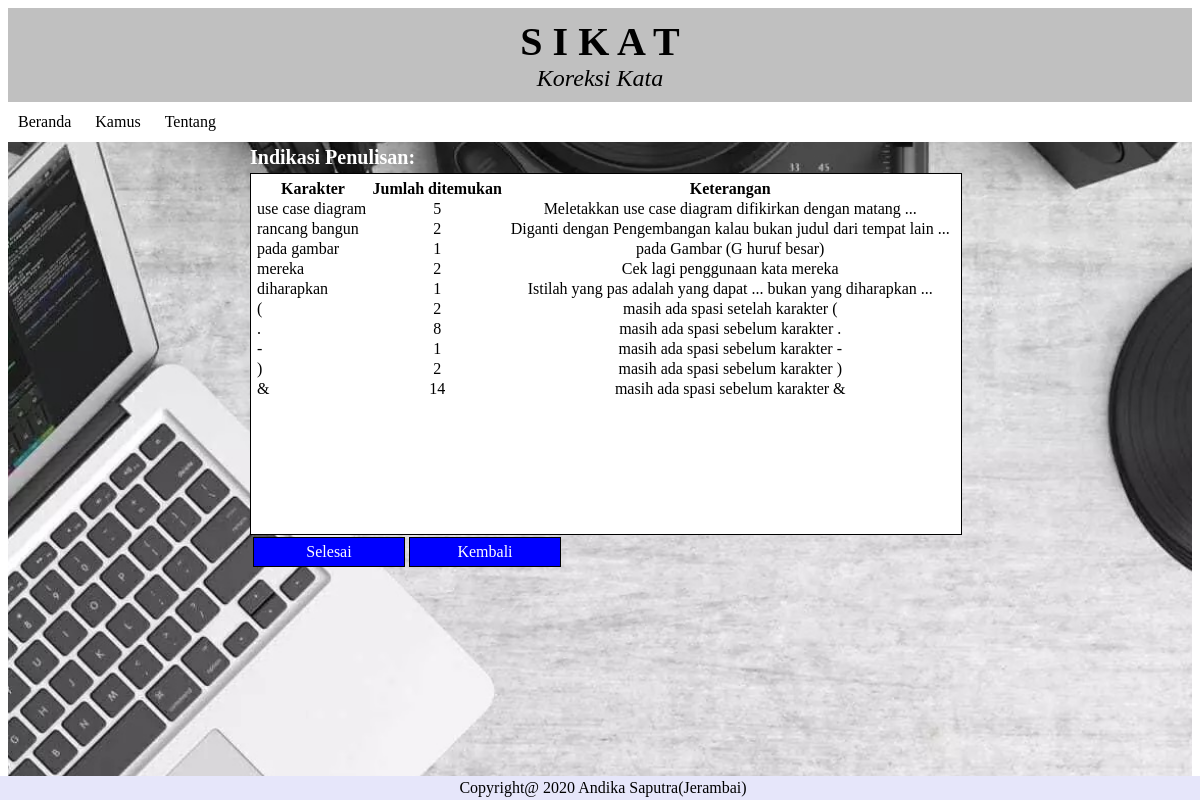
/cekat/file/karakter.php, run on an earlier commit of the app's database.
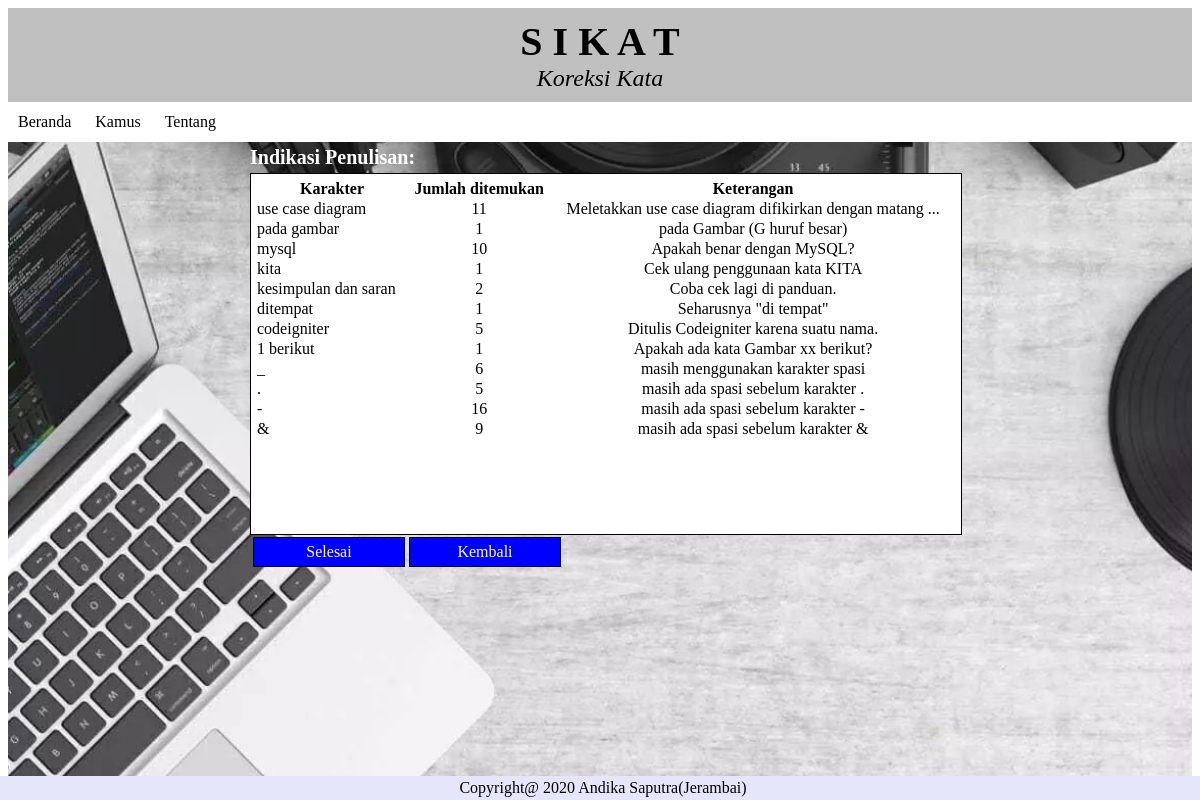
And on a later commit of the database.
### tables this page shows
CREATE TABLE `karakter` (
  `id` int(4) NOT NULL,
  `jumlah` int(10) NOT NULL DEFAULT '0',
  `karakter` char(46) DEFAULT NULL,
  `keterangan` char(68) DEFAULT NULL
);

### cekat/file/karakter.php (the view, shortened to what this page needs)
<html>
<head>
	<link rel="stylesheet" type="text/css" href="../style.css">
	<link rel="stylesheet" type="text/css" href="//cdn.datatables.net/1.10.19/css/jquery.dataTables.min.css">
  </head>
<body>
	<div class="latar">
	<div class="header">
	<header>
		<header class="judul"><b>S  I  K  A  T</b></header>
		<header class="deskripsi"><i>Koreksi Kata</i></header>
	</header>
	</div>
	<div id="menu">
	<?php include("../menubar.php"); ?>
	</div>
	<div class="tengah">
	<h2>Indikasi Penulisan:</h2>
	<div class = "auto">
	<table id="contact-detail" class="compact" cellspacing="0" width="100%">
<thead>
	<tr>
		<th>Karakter</th>
		<th>Jumlah ditemukan</th>
		<th>Keterangan</th>
	</tr>
</thead>
<tbody>
<?php
include "../koneksi.php";
$tampil=mysqli_query($conn,"SELECT karakter, jumlah, keterangan FROM karakter order by karakter desc");
	foreach($tampil as $kuy){
		if ($kuy['jumlah']==0) continue;
    echo "
		<tr>
		<td>".$kuy['karakter']."</td>
		<td align='center'>".$kuy['jumlah']."</td>
		<td align='center'>".$kuy['keterangan']."</td>
		</tr>
		";
    }
?>
</tbody>
</table>
</div>
<table>
<tr>
	<td align="center"><a href="baqo.php?data=upload" type="submit">Selesai</a></td>
  <td align="center"><a href="baqo.php?data=baca" type="submit">Kembali</a></td>
</tr>
</table>
</div>
<div id="footer">
Copyright@ 2020  Andika Saputra(Jerambai)
</div>
</div>
</body>
</html>

What changed in the data, as far as the page shows it:
no longer on this page (row edited): karakter: karakter "rancang bangun", jumlah "2", keterangan "Diganti dengan Pengembangan kalau bukan judul dari tempat lain ..."
no longer on this page (row edited): karakter: karakter "mereka", jumlah "2", keterangan "Cek lagi penggunaan kata mereka"
no longer on this page (row edited): karakter: karakter "diharapkan", jumlah "1", keterangan "Istilah yang pas adalah yang dapat ... bukan yang diharapkan ..."
no longer on this page (row edited): karakter: karakter "(", jumlah "2", keterangan "masih ada spasi setelah karakter ("
no longer on this page (row edited): karakter: karakter ")", jumlah "2", keterangan "masih ada spasi sebelum karakter )"
changed karakter "use case diagram": jumlah "5" → "11"
added karakter: karakter "mysql", jumlah "10", keterangan "Apakah benar dengan MySQL?"
now on this page (row edited): karakter: karakter "kita", jumlah "1", keterangan "Cek ulang penggunaan kata KITA"
now on this page (row edited): karakter: karakter "kesimpulan dan saran", jumlah "2", keterangan "Coba cek lagi di panduan."
added karakter: karakter "ditempat", jumlah "1", keterangan "Seharusnya \"di tempat\""
now on this page (row edited): karakter: karakter "codeigniter", jumlah "5", keterangan "Ditulis Codeigniter karena suatu nama."
now on this page (row edited): karakter: karakter "1 berikut", jumlah "1", keterangan "Apakah ada kata Gambar xx berikut?"
now on this page (row edited): karakter: karakter "_", jumlah "6", keterangan "masih menggunakan karakter spasi"
changed karakter "masih ada spasi sebelum karakter .": jumlah "8" → "5"
changed karakter "masih ada spasi sebelum karakter -": jumlah "1" → "16"
changed karakter "masih ada spasi sebelum karakter &": jumlah "14" → "9"
